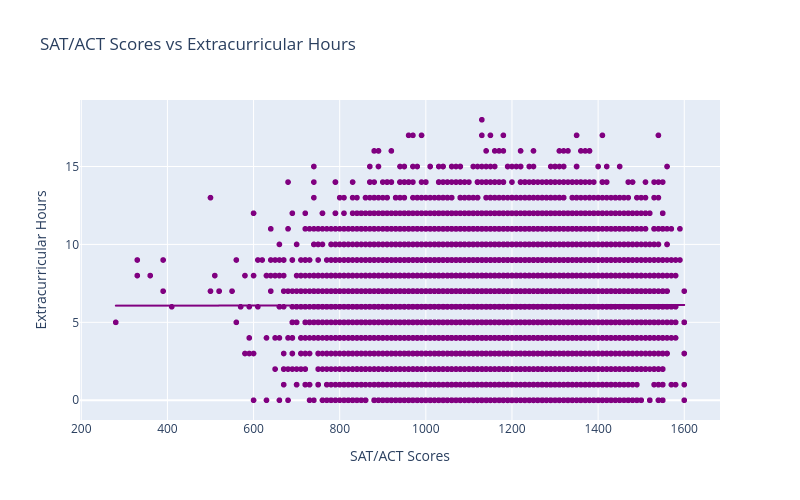

Notebook cell for this chart:
### Code cell
# Task 3.3 -- Scatter Plot Using Plotly

# Create scatter plot with trendline
fig = px.scatter(
    df,
    x = 'SAT_ACT',
    y = 'Extracurricular_Hours',
    trendline = 'ols',
    color_discrete_sequence = ['purple'],
    title = "SAT/ACT Scores vs Extracurricular Hours",
    width = 800,
    height = 500
)

# Add axis labels
fig.update_layout(
    xaxis_title = "SAT/ACT Scores",
    yaxis_title = "Extracurricular Hours"
)

# Show scatter plot
fig.show()

### Figure 1 — Plotly figure (JSON) as saved in the notebook; plotly's stock layout.template omitted (floating-point values rounded to 4 significant figures; data arrays with more than 128 entries replaced by an {"elided": "..."} marker saying what was removed)
{"data": [{"hovertemplate": "SAT_ACT=%{x}<br>Extracurricular_Hours=%{y}<extra></extra>", "legendgroup": "", "marker": {"color": "purple", "symbol": "circle"}, "mode": "markers", "name": "", "showlegend": false, "type": "scattergl", "x": {"elided": "17339 int values"}, "xaxis": "x", "y": {"elided": "17339 int values"}, "yaxis": "y"}, {"hovertemplate": "<b>OLS trendline</b><br>Extracurricular_Hours = 3.56734e-05 * SAT_ACT + 6.05846<br>R<sup>2</sup>=0.000004<br><br>SAT_ACT=%{x}<br>Extracurricular_Hours=%{y} <b>(trend)</b><extra></extra>", "legendgroup": "", "marker": {"color": "purple", "symbol": "circle"}, "mode": "lines", "name": "", "showlegend": false, "type": "scattergl", "x": {"elided": "17339 int values"}, "xaxis": "x", "y": {"elided": "17339 float values"}, "yaxis": "y"}], "layout": {"height": 500, "legend": {"tracegroupgap": 0}, "title": {"text": "SAT/ACT Scores vs Extracurricular Hours"}, "width": 800, "xaxis": {"anchor": "y", "domain": [0, 1], "title": {"text": "SAT/ACT Scores"}}, "yaxis": {"anchor": "x", "domain": [0, 1], "title": {"text": "Extracurricular Hours"}}}}
